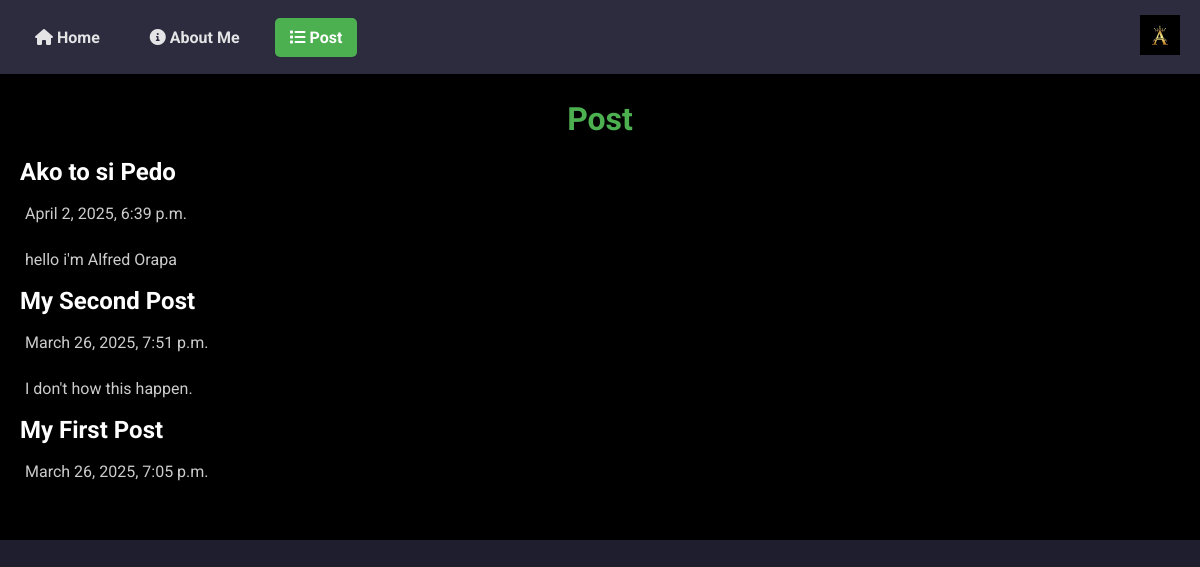
Page /post/ on the earlier database version.
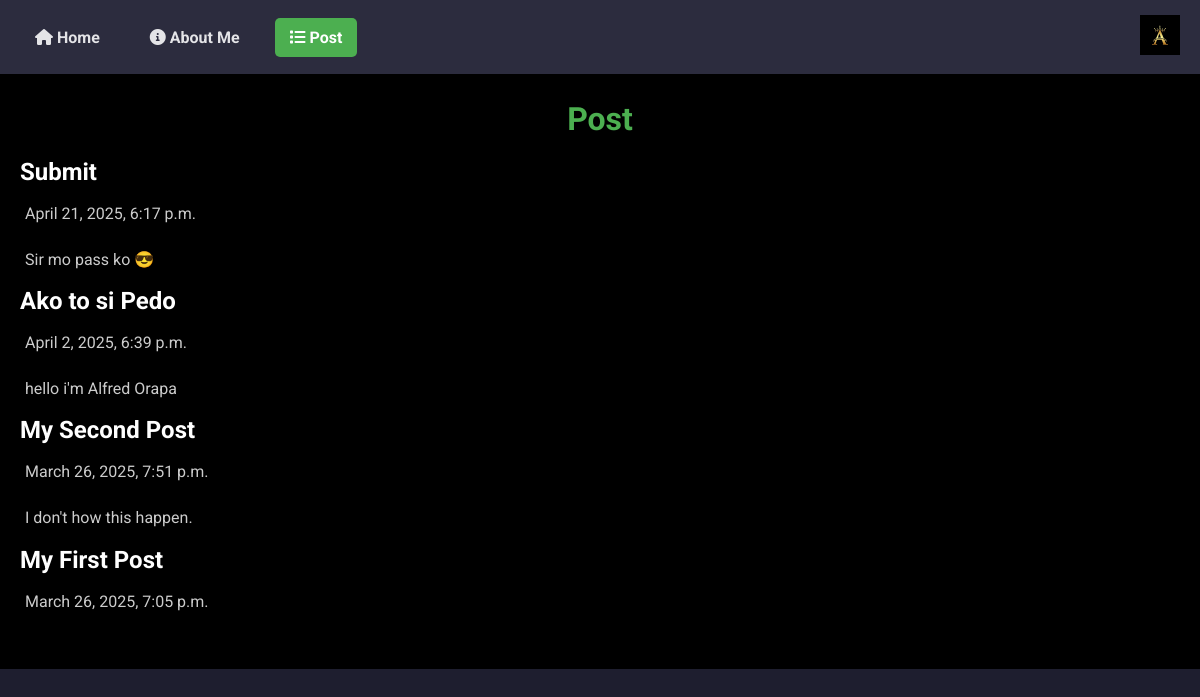
Same page on the later database version.
### post/models.py (models this page shows, shortened)
class Post(models.Model):
    title = models.CharField(max_length=100)
    body = models.TextField()
    slug = models.SlugField()
    date = models.DateTimeField(auto_now_add=True)

### post/views.py (the view)
# urls.py: path('', views.post_list, name='post_list'),
def post_list(request):
    post = Post.objects.all().order_by('-date')
    return render(request, 'post/post_list.html', {'post': post})

### post/templates/post/post_list.html (shortened to what this page needs)
{% extends 'layout.html' %}
{% block content %}
    <section>
        <h1>Post</h1>
        {% for post in post %}
        <article class="post">
            <h2>{{ post.title }}</h2>
            <p>{{ post.date }}</p>
            <p>{{ post.body }}</p>
        </article>
        {% endfor %}
    </section>
{% endblock %}

### myProject/templates/layout.html (shortened to what this page needs)
<!DOCTYPE html>
{% load static %}
<html lang="en">
<head>
    <link rel="stylesheet" href="{% static 'css/style.css' %}">
    <link rel="stylesheet" href="https://cdnjs.cloudflare.com/ajax/libs/font-awesome/6.0.0-beta3/css/all.min.css">
</head>
<body>
    <nav>
        <div class="nav-container">
            <div class="nav-links">
                <a href="/" class="{% if request.path == '/' %}active{% endif %}"><i class="fas fa-home"></i> Home</a>
                <a href="/about" class="{% if request.path == '/about' %}active{% endif %}"><i class="fas fa-info-circle"></i> About Me</a>
                <a href="{% url 'post_list' %}" class="{% if request.path == '/post/' %}active{% endif %}"><i class="fas fa-list"></i> Post</a>
            </div>
            <div class="nav-logo">
                <img src="{% static 'images/logo.jpg' %}" alt="Logo">
            </div>
        </div>
    </nav>
    <main>
        {% block content %}
        {% endblock %}
    </main>
</body>
</html>

### myProject/static/css/style.css (style rules this page uses)
* { margin: 0; padding: 0; box-sizing: border-box; }
body { font-family: 'Roboto', sans-serif; margin: 0; padding: 0; background-color: #1e1e2f; color: #e4e4e7; }
nav { background-color: #2c2c3e; padding: 15px 20px; position: fixed; width: 100%; top: 0; z-index: 1000; box-shadow: 0 2px 5px rgba(0, 0, 0, 0.3); }
.nav-container { display: flex; justify-content: space-between; align-items: center; }
.nav-links { display: flex; gap: 20px; }
.nav-links a { color: #e4e4e7; text-decoration: none; font-weight: bold; padding: 10px 15px; transition: all 0.3s ease; }
.nav-links a.active { background-color: #4CAF50; color: #fff; border-radius: 5px; }
.nav-logo img { height: 40px; width: auto; }
main { padding: 20px; text-align: center; background-color: #000; margin-top: 60px; }
h1 { font-size: 2rem; margin: 20px 0; color: #4CAF50; text-align: center; }
.post h2 { margin: 10px 0; font-size: 1.5rem; color: #fff; text-align: left; }
.post p { padding: 5px; text-align: left; margin: 10px 0; color: #ccc; }
p { padding: 20px; text-align: center; line-height: 1.6; }
a { color: #4CAF50; text-decoration: none; }
html { scroll-behavior: smooth; }

Differences in the rows shown:
added Post: title "Submit", date "April 21, 2025, 6:17 p.m.", body "Sir mo pass ko 😎"
